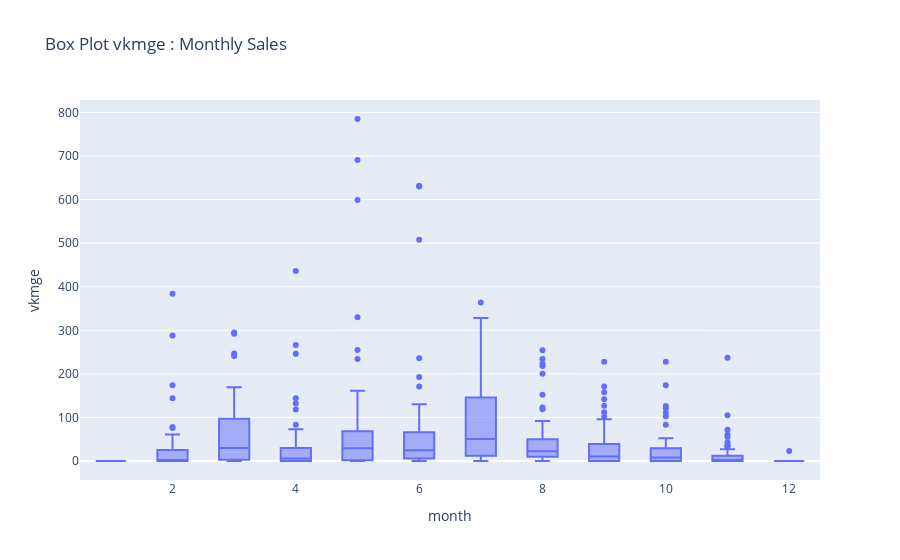

Source (notebook cell):
### Markdown cell above
### Analysis Results:
We can see that approximately there is similar monthly pattern for both years.

### Code cell
vis.vis_box_month(data_season,"vkmge")

### Figure 1 — Plotly figure (JSON) as saved in the notebook; plotly's stock layout.template omitted (floating-point values rounded to 4 significant figures; data arrays with more than 128 entries replaced by an {"elided": "..."} marker saying what was removed)
{"data": [{"alignmentgroup": "True", "hovertemplate": "month=%{x}<br>vkmge=%{y}<extra></extra>", "legendgroup": "", "marker": {"color": "#636efa"}, "name": "", "notched": false, "offsetgroup": "", "orientation": "v", "showlegend": false, "type": "box", "x": {"elided": "670 int values"}, "x0": " ", "xaxis": "x", "y": {"elided": "670 int values"}, "y0": " ", "yaxis": "y"}], "layout": {"boxmode": "group", "legend": {"tracegroupgap": 0}, "title": {"text": "Box Plot vkmge : Monthly Sales"}, "xaxis": {"anchor": "y", "domain": [0, 1], "title": {"text": "month"}}, "yaxis": {"anchor": "x", "domain": [0, 1], "title": {"text": "vkmge"}}}}
